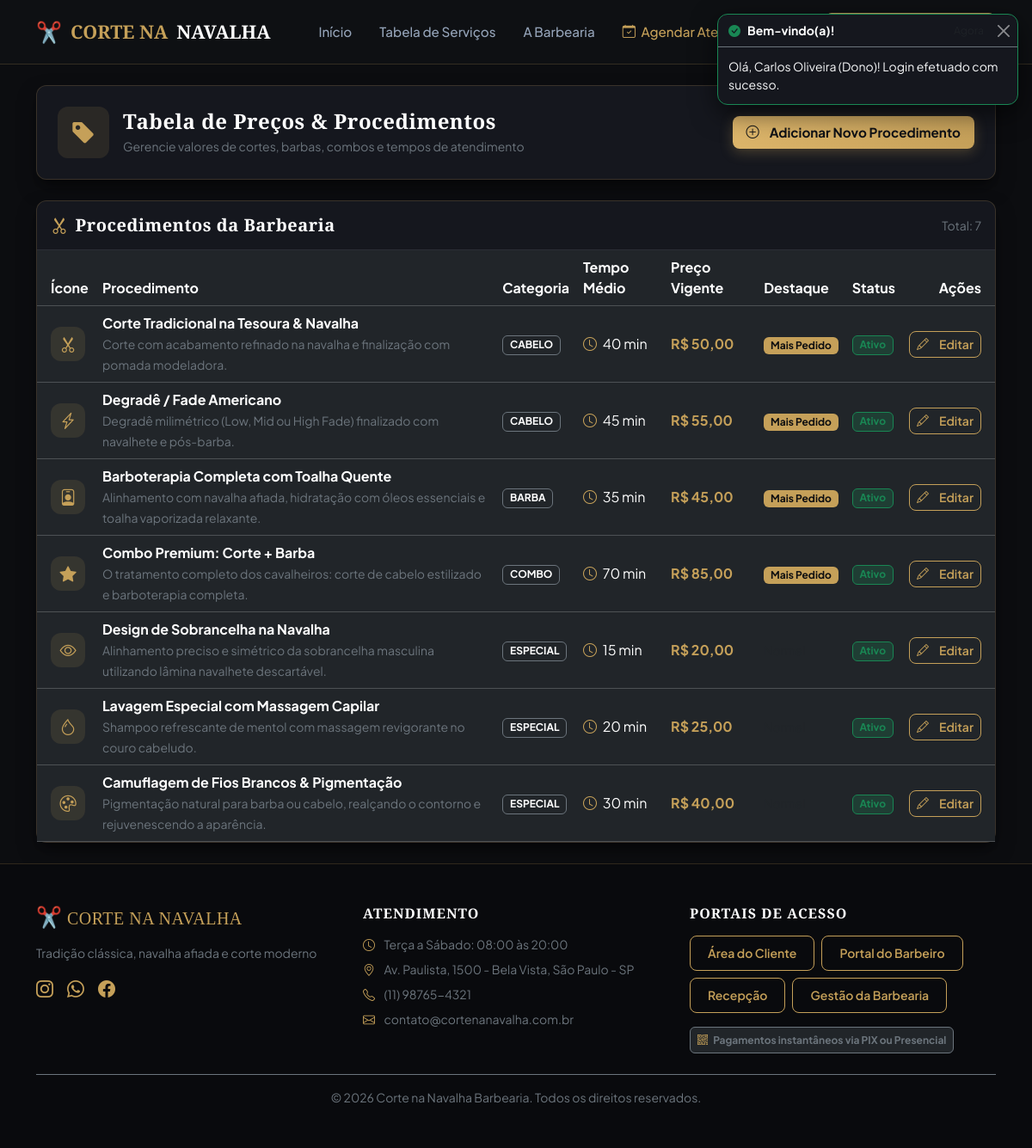
Screenshot of /admin/servicos.php (signed in) with the database file from the repository.
### tables this page shows
CREATE TABLE IF NOT EXISTS `servicos` (
    `id` INT AUTO_INCREMENT PRIMARY KEY,
    `nome` VARCHAR(100) NOT NULL,
    `descricao` TEXT,
    `preco` DECIMAL(10,2) NOT NULL,
    `tempo_minutos` INT NOT NULL DEFAULT 30,
    `icone` VARCHAR(50) DEFAULT 'bi-scissors',
    `imagem` VARCHAR(255) DEFAULT 'assets/img/servico-corte.jpg',
    `categoria` ENUM('cabelo', 'barba', 'combo', 'especial') NOT NULL DEFAULT 'cabelo',
    `destaque` TINYINT(1) DEFAULT 0,
    `ativo` TINYINT(1) DEFAULT 1,
    `criado_em` TIMESTAMP DEFAULT CURRENT_TIMESTAMP
);

CREATE TABLE IF NOT EXISTS `configuracao_empresa` (
    `id` INT AUTO_INCREMENT PRIMARY KEY,
    `nome_barbearia` VARCHAR(150) NOT NULL DEFAULT 'Corte na Navalha Barbearia',
    `slogan` VARCHAR(255) DEFAULT 'Tradição, estilo e precisão em cada detalhe',
    `cnpj` VARCHAR(20) DEFAULT '12.345.678/0001-90',
    `telefone` VARCHAR(20) DEFAULT '(11) 98765-4321',
    `email` VARCHAR(100) DEFAULT 'contato@cortenanavalha.com.br',
    `endereco` VARCHAR(255) DEFAULT 'Rua dos Barbeiros, 777 - Centro, São Paulo - SP',
    `horario_abertura` TIME DEFAULT '08:00:00',
    `horario_fechamento` TIME DEFAULT '20:00:00',
    `chave_pix_principal` VARCHAR(100) DEFAULT 'pix@cortenanavalha.com.br',
    `tipo_chave_pix` VARCHAR(30) DEFAULT 'E-mail',
    `atualizado_em` TIMESTAMP DEFAULT CURRENT_TIMESTAMP ON UPDATE CURRENT_TIMESTAMP
);

### config/db.php (called while the page is built, shortened)
<?php
function getDBConnection() {
    static $pdo = null;
    if ($pdo === null) {
        $dsn = "mysql:host=" . DB_HOST . ";port=" . DB_PORT . ";dbname=" . DB_NAME . ";charset=" . DB_CHARSET;
        $options = [
            PDO::ATTR_ERRMODE            => PDO::ERRMODE_EXCEPTION,
            PDO::ATTR_DEFAULT_FETCH_MODE => PDO::FETCH_ASSOC,
            PDO::ATTR_EMULATE_PREPARES   => false,
            PDO::MYSQL_ATTR_INIT_COMMAND => "SET NAMES utf8mb4 COLLATE utf8mb4_unicode_ci"
        ];
        try {
            $pdo = new PDO($dsn, DB_USER, DB_PASS, $options);
        } catch (PDOException $e) {
            try {
                $pdoRoot = new PDO("mysql:host=" . DB_HOST . ";port=" . DB_PORT . ";charset=" . DB_CHARSET, DB_USER, DB_PASS, $options);
                $pdoRoot->exec("CREATE DATABASE IF NOT EXISTS `" . DB_NAME . "` CHARACTER SET utf8mb4 COLLATE utf8mb4_unicode_ci;");
                $sqlPath = __DIR__ . '/../database/schema.sql';
                if (file_exists($sqlPath)) {
                    $sqlContent = file_get_contents($sqlPath);
                    $pdoRoot->exec("USE `" . DB_NAME . "`; " . $sqlContent);
                }
                $pdo = new PDO($dsn, DB_USER, DB_PASS, $options);
            } catch (Exception $ex) {
                die("<div style='font-family:sans-serif; background:#1c1917; color:#f87171; padding:25px; border-radius:8px; margin:40px auto; max-width:600px; border:1px solid #7f1d1d;'>
                    <h3 style='margin-top:0;'>Erro de Conexão com o Banco de Dados</h3>
                    <p>Não foi possível conectar ao MySQL do XAMPP: " . htmlspecialchars($ex->getMessage()) . "</p>
                    <p style='color:#cbd5e1;'>Certifique-se de que o MySQL está iniciado no painel de controle do XAMPP.</p>
                </div>");
            }
        }
    }
    return $pdo;
}
function getEmpresaConfig() {
    try {
        $pdo = getDBConnection();
        $stmt = $pdo->query("SELECT * FROM configuracao_empresa LIMIT 1");
        $config = $stmt->fetch();
        return $config;
    } catch (Exception $e) {
        return [];
    }
}

### admin/servicos.php (the view, shortened to what this page needs)
<?php
require_once __DIR__ . '/../config/db.php';
$pdo = getDBConnection();
$servicos = $pdo->query("SELECT * FROM servicos ORDER BY categoria ASC, preco ASC")->fetchAll();
require_once __DIR__ . '/../includes/header.php';
?>
<div class="container py-4">
    <div class="barber-card p-4 mb-4">
        <div class="row align-items-center g-3">
            <div class="col-md-7">
                <div class="d-flex align-items-center gap-3">
                    <div class="stat-icon" style="width: 60px; height: 60px; font-size: 1.8rem;">
                        <i class="bi bi-tag-fill"></i>
                    </div>
                    <div>
                        <h4 class="text-white fw-bold mb-1">Tabela de Preços & Procedimentos</h4>
                        <p class="text-secondary small mb-0">Gerencie valores de cortes, barbas, combos e tempos de atendimento</p>
                    </div>
                </div>
            </div>
            <div class="col-md-5 text-md-end">
                <button type="button" class="btn btn-gold py-2 px-3" onclick="abrirModalServico()">
                    <i class="bi bi-plus-circle me-1"></i> Adicionar Novo Procedimento
                </button>
            </div>
        </div>
    </div>
    <div class="barber-card p-0">
        <div class="p-3 border-bottom border-secondary border-opacity-25 d-flex justify-content-between align-items-center">
            <h5 class="text-white mb-0 fw-bold"><i class="bi bi-scissors text-gold me-2"></i>Procedimentos da Barbearia</h5>
            <span class="text-secondary small">Total: <?= count($servicos) ?></span>
        </div>
        <div class="table-responsive">
            <table class="table table-dark table-hover mb-0 align-middle">
                <thead style="background: #111319;">
                    <tr>
                        <th class="ps-3">Ícone</th>
                        <th>Procedimento</th>
                        <th>Categoria</th>
                        <th>Tempo Médio</th>
                        <th>Preço Vigente</th>
                        <th>Destaque</th>
                        <th>Status</th>
                        <th class="text-end pe-3">Ações</th>
                    </tr>
                </thead>
                <tbody>
                    <?php foreach ($servicos as $s): ?>
                        <tr>
                            <td class="ps-3">
                                <div class="stat-icon" style="width: 40px; height: 40px; font-size: 1.2rem;">
                                    <i class="bi <?= htmlspecialchars($s['icone'] ?? 'bi-scissors') ?>"></i>
                                </div>
                            </td>
                            <td>
                                <strong class="text-white d-block"><?= htmlspecialchars($s['nome']) ?></strong>
                                <small class="text-secondary"><?= htmlspecialchars($s['descricao']) ?></small>
                            </td>
                            <td>
                                <span class="badge bg-dark border border-secondary text-uppercase">
                                    <?= htmlspecialchars($s['categoria']) ?>
                                </span>
                            </td>
                            <td><i class="bi bi-clock me-1 text-gold"></i> <?= (int)$s['tempo_minutos'] ?> min</td>
                            <td class="text-gold fw-bold fs-6">R$ <?= number_format($s['preco'], 2, ',', '.') ?></td>
                            <td>
                                <?php if ($s['destaque']): ?>
                                    <span class="badge bg-gold text-dark fw-bold">Mais Pedido</span>
                                <?php else: ?>
                                    <span class="text-muted small">Normal</span>
                                <?php endif; ?>
                            </td>
                            <td>
                                <?php if ($s['ativo']): ?>
                                    <span class="badge bg-success bg-opacity-25 text-success border border-success">Ativo</span>
                                <?php else: ?>
                                    <span class="badge bg-danger bg-opacity-25 text-danger border border-danger">Inativo</span>
                                <?php endif; ?>
                            </td>
                            <td class="text-end pe-3">
                                <button type="button" class="btn btn-sm btn-outline-gold py-1 px-2" onclick='editarServico(<?= json_encode($s) ?>)'>
                                    <i class="bi bi-pencil me-1"></i> Editar
                                </button>
                            </td>
                        </tr>
                    <?php endforeach; ?>
                </tbody>
            </table>
        </div>
    </div>
</div>
<?php require_once __DIR__ . '/../includes/footer.php'; ?>

### includes/footer.php (shortened to what this page needs)
</main>
<footer class="mt-auto py-5" style="background: #090a0d; border-top: 1px solid rgba(197, 160, 89, 0.2);">
    <div class="container">
        <div class="row g-4 mb-4">
            <div class="col-lg-4 col-md-6">
                <h5 class="brand-font text-gold mb-3">
                    <span class="fs-4">✂️</span> CORTE NA NAVALHA
                </h5>
                <p class="text-secondary small">
                    <?= htmlspecialchars($empresa['slogan'] ?? 'Tradição, estilo e precisão em cada detalhe.') ?>
                </p>
                <div class="d-flex gap-3 mt-3">
                    <a href="#" class="text-gold fs-5" aria-label="Instagram"><i class="bi bi-instagram"></i></a>
                    <a href="#" class="text-gold fs-5" aria-label="WhatsApp"><i class="bi bi-whatsapp"></i></a>
                    <a href="#" class="text-gold fs-5" aria-label="Facebook"><i class="bi bi-facebook"></i></a>
                </div>
            </div>
            <div class="col-lg-4 col-md-6">
                <h6 class="text-white text-uppercase fw-bold mb-3" style="letter-spacing: 1px;">Atendimento</h6>
                <ul class="list-unstyled text-secondary small mb-0">
                    <li class="mb-2"><i class="bi bi-clock me-2 text-gold"></i> Terça a Sábado: 08:00 às 20:00</li>
                    <li class="mb-2"><i class="bi bi-geo-alt me-2 text-gold"></i> <?= htmlspecialchars($empresa['endereco'] ?? 'São Paulo - SP') ?></li>
                    <li class="mb-2"><i class="bi bi-telephone me-2 text-gold"></i> <?= htmlspecialchars($empresa['telefone'] ?? '(11) 98765-4321') ?></li>
                    <li><i class="bi bi-envelope me-2 text-gold"></i> <?= htmlspecialchars($empresa['email'] ?? 'contato@cortenanavalha.com.br') ?></li>
                </ul>
            </div>
            <div class="col-lg-4 col-md-12">
                <h6 class="text-white text-uppercase fw-bold mb-3" style="letter-spacing: 1px;">Portais de Acesso</h6>
                <div class="d-flex flex-wrap gap-2">
                    <a href="<?= BASE_URL ?>/login.php?perfil=cliente" class="btn btn-sm btn-outline-gold">Área do Cliente</a>
                    <a href="<?= BASE_URL ?>/login.php?perfil=barbeiro" class="btn btn-sm btn-outline-gold">Portal do Barbeiro</a>
                    <a href="<?= BASE_URL ?>/login.php?perfil=recepcao" class="btn btn-sm btn-outline-gold">Recepção</a>
                    <a href="<?= BASE_URL ?>/login.php?perfil=dono" class="btn btn-sm btn-outline-gold">Gestão da Barbearia</a>
                </div>
                <div class="mt-3">
                    <span class="badge bg-dark border border-secondary text-secondary p-2">
                        <i class="bi bi-qr-code text-gold me-1"></i> Pagamentos instantâneos via PIX ou Presencial
                    </span>
                </div>
            </div>
        </div>
        <div class="border-top border-secondary pt-3 text-center text-secondary small">
            <p class="mb-0">&copy; <?= date('Y') ?> Corte na Navalha Barbearia. Todos os direitos reservados.</p>
        </div>
    </div>
</footer>
</body>
</html>

### assets/css/style.css (style rules this page uses)
:root { --bg-main: #0c0d10; --bg-card: #15171e; --bg-card-hover: #1c1f28; --bg-input: #101217; --border-color: rgba(197, 160, 89, 0.2); --border-active: #c5a059; --gold: #c5a059; --gold-light: #dfb76c; --gold-dark: #967636; --gold-glow: rgba(197, 160, 89, 0.25); --text-primary: #f8fafc; --text-secondary: #94a3b8; --text-muted: #64748b; --danger: #ef4444; --success: #10b981; --warning: #f59e0b; --info: #06b6d4; --font-heading: 'Cinzel', serif; --font-body: 'Plus Jakarta Sans', sans-serif; --radius-sm: 8px; --radius-md: 12px; --radius-lg: 18px; --shadow-card: 0 10px 25px -5px rgba(0, 0, 0, 0.5), 0 8px 10px -6px rgba(0, 0, 0, 0.4); --shadow-gold: 0 0 20px rgba(197, 160, 89, 0.2); }
body { background-color: var(--bg-main); color: var(--text-primary); font-family: var(--font-body); min-height: 100vh; display: flex; flex-direction: column; overflow-x: hidden; }
h1, h2, h3, h4, h5, h6, .brand-font { font-family: var(--font-heading); letter-spacing: 0.5px; }
.text-gold { color: var(--gold) !important; }
.bg-gold { background-color: var(--gold) !important; color: #0c0d10 !important; }
.btn-gold { background: linear-gradient(135deg, var(--gold-light) 0%, var(--gold) 100%); color: #0f1115 !important; font-weight: 700; font-size: 0.95rem; padding: 10px 22px; border-radius: var(--radius-sm); border: none; box-shadow: 0 4px 15px rgba(197, 160, 89, 0.3); transition: all 0.25s ease; display: inline-flex; align-items: center; justify-content: center; gap: 8px; }
.btn-outline-gold { background: transparent; color: var(--gold) !important; border: 1px solid var(--gold); font-weight: 600; padding: 9px 20px; border-radius: var(--radius-sm); transition: all 0.25s ease; display: inline-flex; align-items: center; justify-content: center; gap: 8px; }
.barber-card { background: var(--bg-card); border: 1px solid var(--border-color); border-radius: var(--radius-md); box-shadow: var(--shadow-card); padding: 24px; transition: transform 0.2s ease, border-color 0.2s ease; }
.stat-icon { width: 52px; height: 52px; border-radius: 12px; background: rgba(197, 160, 89, 0.12); color: var(--gold); display: flex; align-items: center; justify-content: center; font-size: 1.5rem; }

### rows the page displays
servicos: nome "Corte Tradicional na Tesoura & Navalha", descricao "Corte com acabamento refinado na navalha e finalização com pomada modeladora.", categoria "CABELO", tempo_minutos "40", preco "50,00", destaque "Mais Pedido", ativo "Ativo"
servicos: nome "Degradê / Fade Americano", descricao "Degradê milimétrico (Low, Mid ou High Fade) finalizado com navalhete e pós-barba.", categoria "CABELO", tempo_minutos "45", preco "55,00", destaque "Mais Pedido", ativo "Ativo"
servicos: nome "Barboterapia Completa com Toalha Quente", descricao "Alinhamento com navalha afiada, hidratação com óleos essenciais e toalha vaporizada relaxante.", categoria "BARBA", tempo_minutos "35", preco "45,00", destaque "Mais Pedido", ativo "Ativo"
servicos: nome "Combo Premium: Corte + Barba", descricao "O tratamento completo dos cavalheiros: corte de cabelo estilizado e barboterapia completa.", categoria "COMBO", tempo_minutos "70", preco "85,00", destaque "Mais Pedido", ativo "Ativo"
servicos: nome "Design de Sobrancelha na Navalha", descricao "Alinhamento preciso e simétrico da sobrancelha masculina utilizando lâmina navalhete descartável.", categoria "ESPECIAL", tempo_minutos "15", preco "20,00", ativo "Ativo"
servicos: nome "Lavagem Especial com Massagem Capilar", descricao "Shampoo refrescante de mentol com massagem revigorante no couro cabeludo.", categoria "ESPECIAL", tempo_minutos "20", preco "25,00", ativo "Ativo"
servicos: nome "Camuflagem de Fios Brancos & Pigmentação", descricao "Pigmentação natural para barba ou cabelo, realçando o contorno e rejuvenescendo a aparência.", categoria "ESPECIAL", tempo_minutos "30", preco "40,00", ativo "Ativo"
configuracao_empresa: slogan "Tradição clássica, navalha afiada e corte moderno", endereco "Av. Paulista, 1500 - Bela Vista, São Paulo - SP", telefone "(11) 98765-4321", email "contato@cortenanavalha.com.br"

### other values shown
$toast['titulo'] "Bem-vindo(a)!"
$toast['mensagem'] "Olá, Carlos Oliveira (Dono)! Login efetuado com sucesso."
count($servicos) "7"
